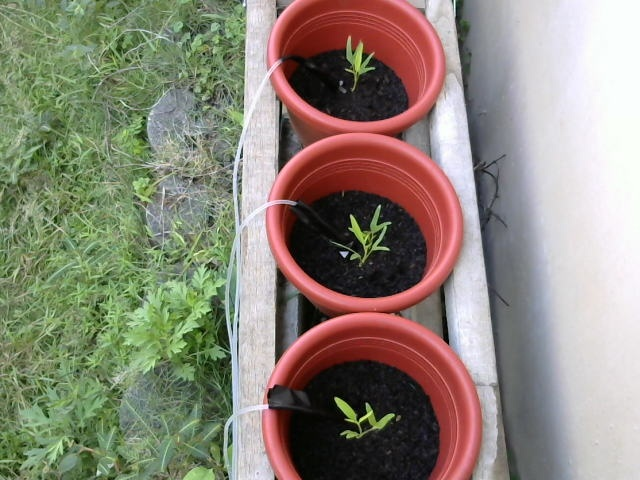
#> input picture test_functionality/abc.jpg, 640 x 480 px, given in place of the camera
$ python test_post_json.py
#> lines starting #> are read from the running program, lines starting #| are printed output that depends on the picture; after the words box and inside, x2 and y2 are one past the last pixel; in counts of white or black regions, pixels touching at a corner belong together
#> further down, frame is the input picture: shape (480, 640, 3); mean B, G, R 121.1, 134.8, 140.3
import cv2

def Growth_Estimate(img):
    data = list()
    plants = [
        {
            "id":1,
            "seed_num":1,
            "center_pt": tuple([366, 425]),
            "edge_pt": tuple([362, 363])
        },
        {
            "id":2,
            "seed_num":2,
            "center_pt": tuple([360, 235]),
            "edge_pt": tuple([355, 296])
        },
        {
            "id":3,
            "seed_num":1,
            "center_pt": tuple([353, 72]),
            "edge_pt": tuple([343, 118])
        }

    ]
    img = cv2.GaussianBlur(img, (3,3), 0)
    b, g, r = cv2.split(img)
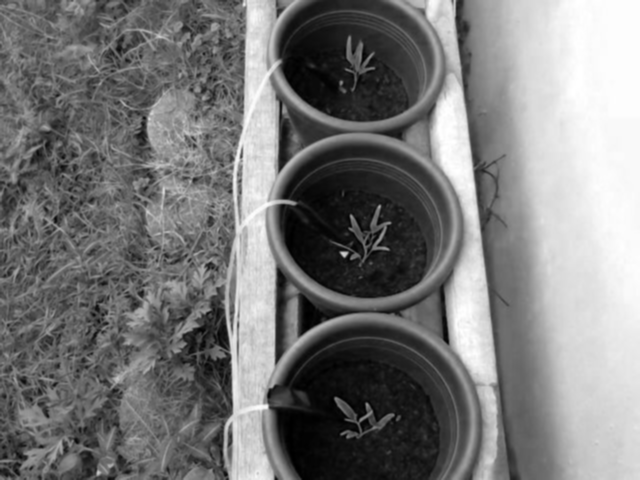
#> b: shape (480, 640); min 0, max 255, mean 121.1
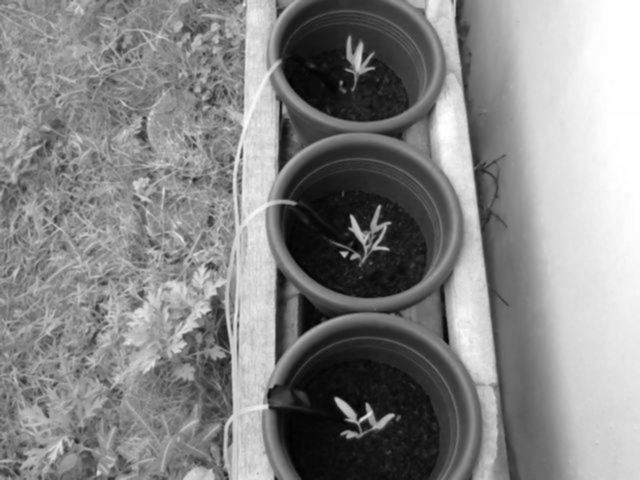
#> g: shape (480, 640); min 1, max 255, mean 134.8
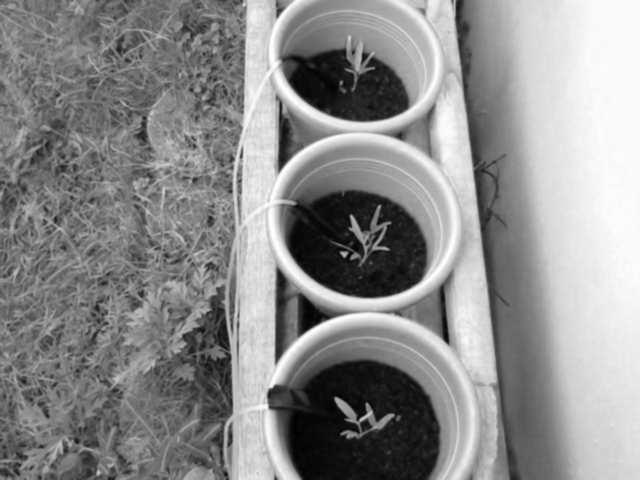
#> r: shape (480, 640); min 0, max 255, mean 140.3
    ret, thresh = cv2.threshold(g, 127, 255, cv2.THRESH_BINARY)
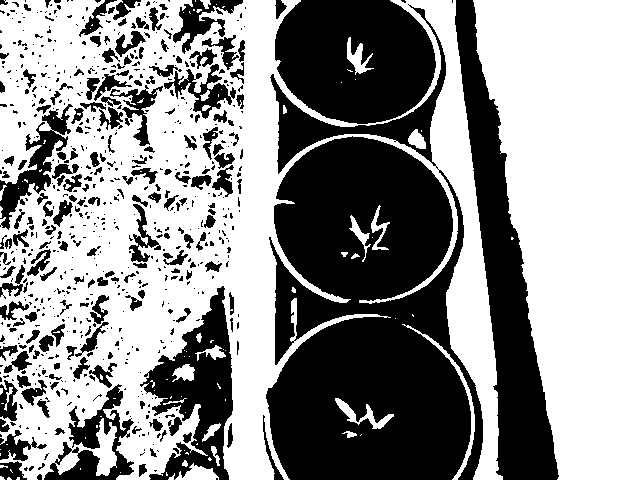
#> thresh: shape (480, 640); 57.2% white; 708 black regions (512 under 20 px), largest, box (x1, y1, x2, y2) and area: (266, 4, 483, 480) 61786, (455, 0, 559, 480) 17306, (275, 0, 436, 124) 15810

    for plant in plants:
        print(plant)

        # Create mask image
        radius = int(math.sqrt((plant['center_pt'][0]-plant['edge_pt'][0])**2+(plant['center_pt'][1]-plant['edge_pt'][1])**2))
        center = plant['center_pt']

        size = g.shape
        mask = np.zeros(size, np.uint8)
        cv2.circle(mask, center, radius, (255, 255, 255), -1)

        # Bitwise_and
        result = cv2.bitwise_and(thresh, thresh, mask=mask)

        # Calculate Percentage
        print("result shape", result.shape)
        nonzero_count = cv2.countNonZero(result)
        print(nonzero_count)

        circle_area = cv2.countNonZero(mask)
        print(nonzero_count/float(circle_area))

        data.append({
            "id": plant['id'],
            "grouth_rate": nonzero_count/float(circle_area)
        })
#> after the loop, data = []

    return data


cap = cv2.VideoCapture(0)
ret, frame = cap.read()
#> (the run stopped early here; a loop or call above may not have finished)
